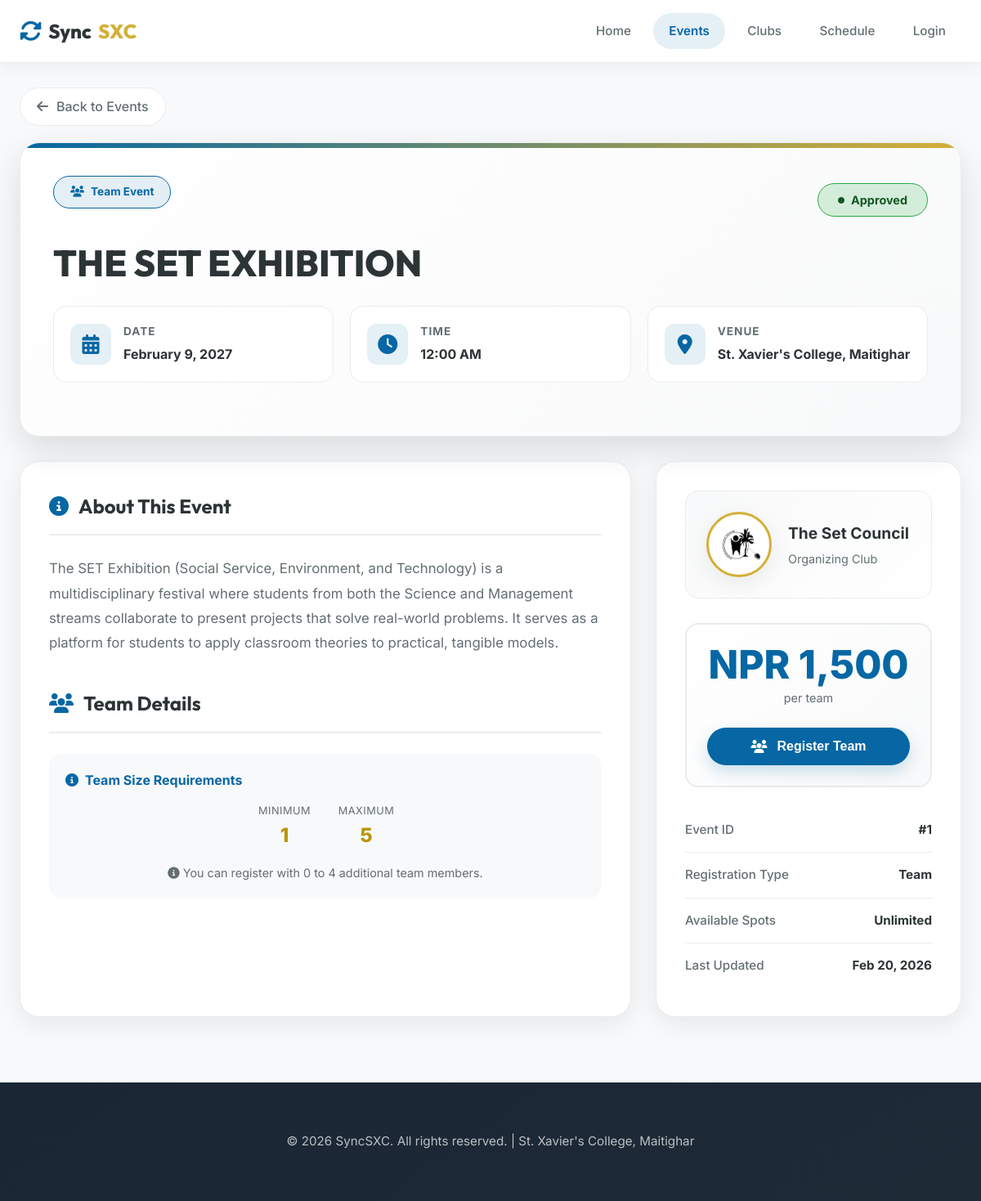
Screenshot of /public/event-details.php?id=1 with the database file from the repository.
### tables this page shows
CREATE TABLE `events` (
  `event_id` int(11) NOT NULL,
  `club_id` int(11) NOT NULL,
  `title` varchar(255) NOT NULL,
  `description` text DEFAULT NULL,
  `proposed_date` date DEFAULT NULL COMMENT 'The date requested by the club',
  `real_date` date DEFAULT NULL COMMENT 'The date confirmed by the college admin',
  `venue` varchar(100) DEFAULT 'TBD',
  `is_multistep` tinyint(1) DEFAULT 0 COMMENT '1 if event has sub-categories like Physics, Biology',
  `is_team_event` tinyint(1) DEFAULT 0,
  `min_team_size` int(11) DEFAULT 1,
  `max_team_size` int(11) DEFAULT 1,
  `approval_status` enum('Draft','Pending','Approved','TBD','Rejected') DEFAULT 'Pending',
  `admin_remarks` text DEFAULT NULL,
  `is_published` tinyint(1) DEFAULT 0 COMMENT 'Master switch for visibility on timeline',
  `rulebook_url` varchar(255) DEFAULT NULL,
  `created_at` timestamp NOT NULL DEFAULT current_timestamp(),
  `price` varchar(10) DEFAULT NULL
);

CREATE TABLE `clubs` (
  `id` int(11) NOT NULL,
  `name` varchar(30) NOT NULL,
  `email` varchar(40) NOT NULL,
  `club_code` varchar(10) DEFAULT NULL,
  `description` text DEFAULT NULL,
  `logo_path` varchar(100) DEFAULT NULL
);

### backend/data.php (called while the page is built, shortened)
<?php
$conn = new mysqli("localhost", "root", "", "syncsxc");
function clubbyid($cid){
    global $conn;
    $club_id = (int)$cid;
    $sql = "SELECT * FROM clubs WHERE id = $club_id";
    return $conn->query($sql);
}
function eventbyid($eid){
    global $conn;
    $event_id = (int)$eid;
    $sql = "SELECT e.*, c.name, c.logo_path
            FROM events e
            INNER JOIN clubs c ON e.club_id = c.id
            WHERE event_id = $event_id";
    return $conn->query($sql);
}
?>

### public/event-details.php (the view, shortened to what this page needs)
<?php
require_once '../backend/data.php';
$eventId = (int)$_GET['id'];
$eventResult = eventbyid($eventId);
$event = $eventResult->fetch_assoc();
$club_name = 'Unknown Club';
$club_logo = null;
if (!empty($event['club_id'])) {
    $club = clubbyid($event['club_id']);
    if ($club && is_array($club)) {
        $club_name = $club['name'] ?? 'Unknown Club';
        $club_logo = $club['logo_path'] ?? null;
    } else {
        if ($club && $club->num_rows > 0) {
            $club_data = $club->fetch_assoc();
            $club_name = $club_data['name'] ?? 'Unknown Club';
            $club_logo = $club_data['logo_path'] ?? null;
        }
    }
}
$teamevent = $event['is_team_event'] ? "Yes" : "No";
$minmember = 1;
$maxmember = 1;
if ($event['is_team_event'] == 1) {
    $minmember = (int)($event['min_team_size'] ?? 1);
    $maxmember = (int)($event['max_team_size'] ?? 1);
}
$price_value = (float)($event['price'] ?? 0);
$price_display = ($price_value <= 0) ? "Free" : "NPR " . number_format($price_value, 0);
$status = strtolower($event['approval_status'] ?? 'pending');
$is_approved = ($status === 'approved');
$event_date = date('F j, Y', strtotime($event['proposed_date']));
$event_time = date('g:i A', strtotime($event['proposed_date']));
?>
<!DOCTYPE html>
<html lang="en">
<head>
    <link rel="stylesheet" href="https://cdnjs.cloudflare.com/ajax/libs/font-awesome/6.4.0/css/all.min.css">
    <link rel="stylesheet" href="../css/event-details.css">
    <link rel="stylesheet" href="../css/global.css">
</head>
<body>
    <nav class="navbar">
        <div class="nav-container">
            <a href="../index.php" class="logo">
                <i class="fas fa-sync-alt"></i>
                Sync<span class="logo-gold">SXC</span>
            </a>
            <div class="nav-links">
                <a href="../index.php" class="nav-link">Home</a>
                <a href="events.php" class="nav-link active">Events</a>
                <a href="clubs.php" class="nav-link">Clubs</a>
                <a href="schedule.php" class="nav-link">Schedule</a>
                <?php if (!isset($_SESSION['user_id'])): ?>
                    <a href="../backend/login.php" class="nav-link">Login</a>
                <?php else: ?>
                    <a href="profile.php" class="nav-link">Profile</a>
                    <a href="../backend/logout.php" class="nav-link">Logout</a>
                <?php endif; ?>
            </div>
        </div>
    </nav>
    <div class="container">
        <div class="back-nav">
            <a href="events.php" class="back-link">
                <i class="fas fa-arrow-left"></i>
                Back to Events
            </a>
        </div>
        <div class="event-hero">
            <div style="display: flex; justify-content: space-between; align-items: center; flex-wrap: wrap; gap: 15px; margin-bottom: 20px;">
                <span class="event-category">
                    <i class="fas fa-<?php echo $teamevent === 'Yes' ? 'users' : 'user'; ?>"></i>
                    <?php echo $teamevent === 'Yes' ? 'Team Event' : 'Individual Event'; ?>
                </span>
                <span class="status-badge status-<?php echo $is_approved ? 'approved' : 'pending'; ?>">
                    <i class="fas fa-circle" style="font-size: 8px;"></i>
                    <?php echo $is_approved ? 'Approved' : 'Pending Approval'; ?>
                </span>
            </div>
            <h1 class="event-title"><?php echo htmlspecialchars($event['title']); ?></h1>
            <div class="event-meta-grid">
                <div class="meta-card">
                    <div class="meta-icon">
                        <i class="fas fa-calendar-alt"></i>
                    </div>
                    <div class="meta-content">
                        <h4>Date</h4>
                        <p><?php echo $event_date; ?></p>
                    </div>
                </div>
                <div class="meta-card">
                    <div class="meta-icon">
                        <i class="fas fa-clock"></i>
                    </div>
                    <div class="meta-content">
                        <h4>Time</h4>
                        <p><?php echo $event_time; ?></p>
                    </div>
                </div>
                <div class="meta-card">
                    <div class="meta-icon">
                        <i class="fas fa-map-marker-alt"></i>
                    </div>
                    <div class="meta-content">
                        <h4>Venue</h4>
                        <p><?php echo htmlspecialchars($event['venue']); ?></p>
                    </div>
                </div>
            </div>
        </div>
        <div class="event-content">
            <div class="event-main">
                <h2 class="section-title">
                    <i class="fas fa-info-circle"></i>
                    About This Event
                </h2>
                <div class="event-description">
                    <?php echo nl2br(htmlspecialchars($event['description'])); ?>
                </div>
                <?php if ($teamevent === "Yes"): ?>
                <div style="margin-top: 40px;">
                    <h2 class="section-title">
                        <i class="fas fa-users"></i>
                        Team Details
                    </h2>
                    <div class="team-info">
                        <h4>
                            <i class="fas fa-info-circle"></i>
                            Team Size Requirements
                        </h4>
                        <div class="team-size">
                            <div class="team-size-item">
                                <div class="label">Minimum</div>
                                <div class="value"><?php echo $minmember; ?></div>
                            </div>
                            <div class="team-size-item">
                                <div class="label">Maximum</div>
                                <div class="value"><?php echo $maxmember; ?></div>
                            </div>
                        </div>
                        <p style="color: var(--text-muted); font-size: 0.9rem; text-align: center;">
                            <i class="fas fa-info-circle"></i>
                            You can register with <?php echo $minmember - 1; ?> to <?php echo $maxmember - 1; ?> additional team members.
                        </p>
                    </div>
                </div>
                <?php endif; ?>
            </div>
            <div class="event-sidebar">
                <div class="club-card">
                    <div class="club-logo">
                        <?php if ($club_logo && file_exists("../img/{$club_logo}")): ?>
                            <img src="../img/<?php echo htmlspecialchars($club_logo); ?>" alt="<?php echo htmlspecialchars($club_name); ?>">
                        <?php else: ?>
                            <i class="fas fa-users"></i>
                        <?php endif; ?>
                    </div>
                    <div class="club-info">
                        <h3><?php echo htmlspecialchars($club_name); ?></h3>
                        <p>Organizing Club</p>
                    </div>
                </div>
                <div class="registration-card">
                    <div class="price-tag">
                        <div class="amount"><?php echo $price_display; ?></div>
                        <?php if ($price_value > 0): ?>
                            <div class="period">per <?php echo $teamevent === 'Yes' ? 'team' : 'person'; ?></div>
                        <?php endif; ?>
                    </div>
                    <button id="enroll" class="btn btn-primary" <?php echo !$is_approved ? 'disabled' : ''; ?>>
                        <i class="fas fa-<?php echo $teamevent === 'Yes' ? 'users' : 'check-circle'; ?>"></i>
                        <?php echo $teamevent === 'Yes' ? 'Register Team' : 'Register Now'; ?>
                    </button>
                </div>
                <table class="info-table">
                    <tr>
                        <td>Event ID</td>
                        <td>#<?php echo $eventId; ?></td>
                    </tr>
                    <tr>
                        <td>Registration Type</td>
                        <td><?php echo $teamevent === 'Yes' ? 'Team' : 'Individual'; ?></td>
                    </tr>
                    <tr>
                        <td>Available Spots</td>
                        <td>Unlimited</td>
                    </tr>
                    <tr>
                        <td>Last Updated</td>
                        <td><?php echo date('M d, Y'); ?></td>
                    </tr>
                </table>
            </div>
        </div>
    </div>
    <footer class="footer">
        <div class="container">
            <div class="footer-content">
                <p>&copy; <?php echo date('Y'); ?> SyncSXC. All rights reserved. | St. Xavier's College, Maitighar</p>
            </div>
        </div>
    </footer>
</body>
</html>

### css/global.css (style rules this page uses)
* { margin: 0; padding: 0; box-sizing: border-box; }
:root { --sxc-maroon: #0667A4; --sxc-maroon-dark: #05558a; --sxc-maroon-light: rgba(6, 103, 164, 0.1); --sxc-maroon-soft: rgba(6, 103, 164, 0.05); --sxc-gold: #d4af37; --sxc-gold-dark: #b8960c; --sxc-gold-light: rgba(212, 175, 55, 0.1); --sxc-gold-soft: rgba(212, 175, 55, 0.05); --white: #ffffff; --bg-light: #f8f9fa; --bg-dark: #1a2634; --text-dark: #2d3436; --text-muted: #636e72; --text-light: #7f8c8d; --border-light: #e9ecef; --border-dark: #dee2e6; --shadow-sm: 0 5px 20px rgba(0,0,0,0.05); --shadow-md: 0 8px 30px rgba(0,0,0,0.08); --shadow-lg: 0 15px 40px rgba(0,0,0,0.12); --shadow-hover: 0 20px 50px rgba(6, 103, 164, 0.15); --transition-fast: all 0.2s ease; --transition-base: all 0.3s ease; --transition-slow: all 0.5s ease; --radius-sm: 8px; --radius-md: 12px; --radius-lg: 16px; --radius-xl: 24px; --radius-full: 9999px; --font-primary: 'Inter', sans-serif; --font-heading: 'Outfit', sans-serif; --container-max: 1280px; --container-padding: 24px; }

### rows the page displays
events: title "THE SET EXHIBITION", proposed_date "February 9, 2027", proposed_date "12:00 AM", venue "St. Xavier's College, Maitighar", description "The SET Exhibition (Social Service, Environment, and Technology) is a multidisciplinary festival where students from both the Science and Management streams collaborate to present projects that solve real-world problems. It serves as a platform for students to apply classroom theories to practical, tangible models.", min_team_size "1", max_team_size "5", $minmember-1 "0", $maxmember-1 "4", price "NPR 1,500"
clubs: logo_path (picture), name "The Set Council"

### other values shown
$eventId "1"
